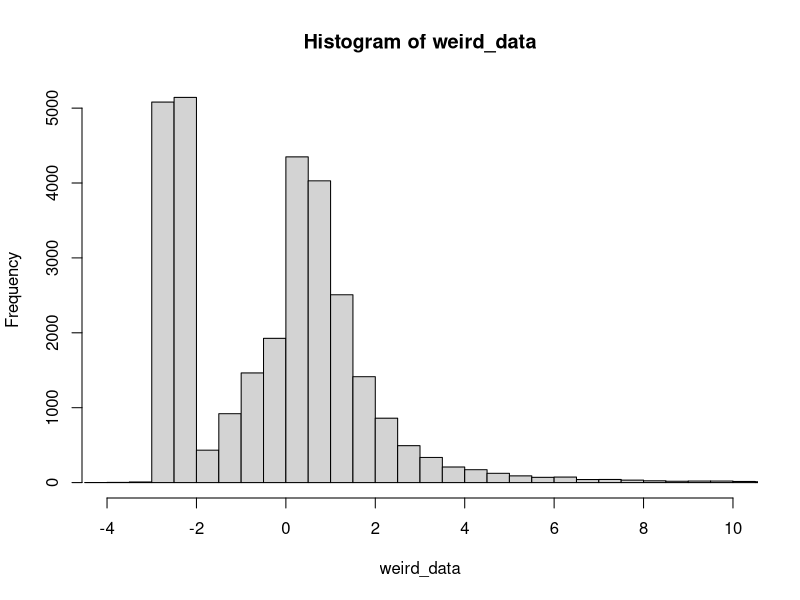
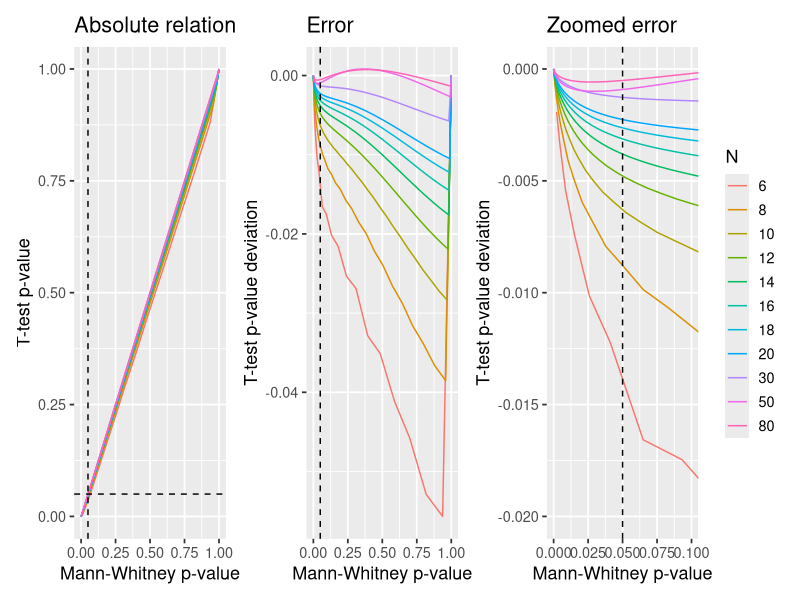

Reproduce these figures in R, in order.
## ---- chunk 1
weird_data = c(rnorm(10000), exp(rnorm(10000)), runif(10000, min=-3, max=-2))
hist(weird_data, breaks=200, xlim=c(-4, 10))
## ---- chunk 2
# Test differences between these two datasets
x = sample(weird_data, 50)
y = rnorm(50)

# Wilcoxon / Mann-Whitney U
wilcox = wilcox.test(x, y)

# Parametric on ranks
ranks = rank(c(x, y))  # Look up for data
ranked_x = ranks[1:length(x)]  # Select one
ranked_y = ranks[-(1:length(x))]  # Select the other
ttest = t.test(ranked_x, ranked_y)  # Comparable to Wilcoxon?

# You can also do it as a linear model
summary(lm(ranks ~ I(rep(c('x', 'y'), each=50))))

# Compare p-values
rbind(wilcoxon = wilcox$p.value, 
      ttest = ttest$p.value)
## ---- chunk 3
library(tidyverse)

# Parameters
Ns = c(seq(from=6, to=20, by=2), 30, 50, 80)
mus = c(0, 0.5, 1)  # Means
PERMUTATIONS = 1:200

# Run it
D = expand.grid(set=PERMUTATIONS, mu=mus, N=Ns) %>%
  mutate(
    # Generate data. One normal and one weird
    data = map2(N, mu, ~cbind(sample(weird_data, .x), .y + rnorm(.x))),
    
    # Built-in
    mann_raw = map(data, ~ wilcox.test(.x[,1], .x[,2])),
    
    # Ttest
    ranked_value = map(data, ~ rank(c(.x))),  # As 1D ranked vector for t.test
    ttest_raw = map2(ranked_value, N, ~t.test(.x[1:.y], .x[-(1:.y)], var.equal=TRUE)),
    
    # Tidy it up
    mann = map(mann_raw, broom::tidy),
    ttest = map(ttest_raw, broom::tidy)
  ) %>%
  
  # Get as columns instead of lists; then remove "old" columns
  unnest(mann, ttest, .sep='_') %>%
  select(-data, -mann_raw, -ranked_value, -ttest_raw)

head(D)
## ---- chunk 4
D$N = factor(D$N)  # Make N a factor for prettier plotting

library(ggplot2)
library(patchwork)

# A straight-up comparison of the p-values
p_relative = ggplot(D, aes(x=mann_p.value, y=ttest_p.value, color=N)) + 
  geom_line() + 
  geom_vline(xintercept=0.05, lty=2) +
  geom_hline(yintercept=0.05, lty=2) +
  
  labs(title='Absolute relation', x = 'Mann-Whitney p-value', y = 'T-test p-value') + 
  #coord_cartesian(xlim=c(0, 0.10), ylim=c(0, 0.11)) + 
  theme_gray(13) + 
  guides(color=FALSE)

# Looking at the difference (error) between p-values
p_error_all = ggplot(D, aes(x=mann_p.value, y=ttest_p.value-mann_p.value, color=N)) + 
  geom_line() + 
  geom_vline(xintercept=0.05, lty=2) +
  
  labs(title='Error', x = 'Mann-Whitney p-value', y = 'T-test p-value deviation') + 
  theme_gray(13) + 
  guides(color=FALSE)

# Same, but zoomed in around p=0.05
p_error_zoom = ggplot(D, aes(x=mann_p.value, y=ttest_p.value-mann_p.value, color=N)) + 
  geom_line() + 
  geom_vline(xintercept=0.05, lty=2) +
  
  labs(title='Zoomed error', x = 'Mann-Whitney p-value', y = 'T-test p-value deviation') + 
  coord_cartesian(xlim=c(0, 0.10), ylim=c(-0.020, 0.000)) + 
  theme_gray(13)

# Show it. Patchwork is your friend!
p_relative + p_error_all + p_error_zoom
